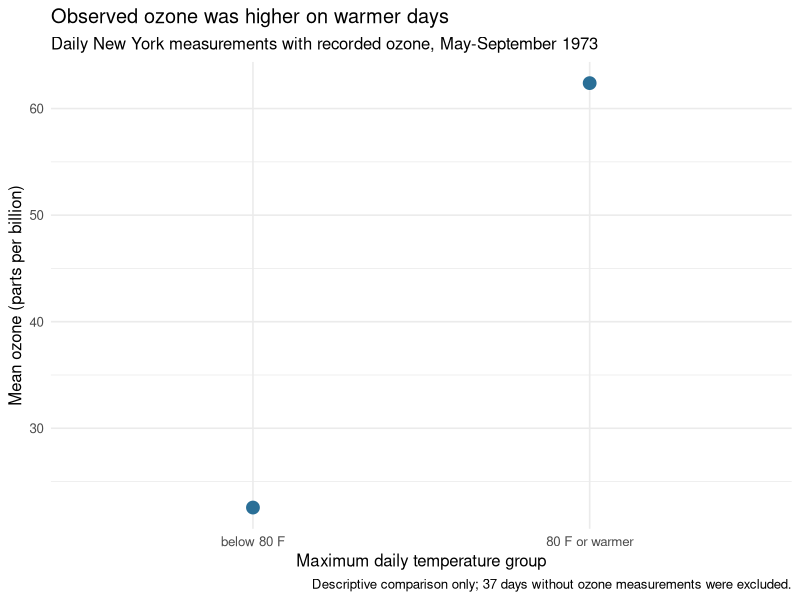

R code for this plot:
# MATH 346 - possible worked solution
# Compare only after attempting the starter; other correct implementations are possible.

# MATH 346 - Week 7
# Data transformation as question-answering with dplyr

library(dplyr)
library(ggplot2)

# Daily New York air-quality measurements, May-September 1973.
air <- airquality |>
  as_tibble() |>
  rename(
    ozone_ppb = Ozone,
    solar_radiation_langleys = Solar.R,
    wind_mph = Wind,
    temp_f = Temp,
    month = Month,
    day = Day
  )

missing_audit <- air |>
  summarize(
    rows = n(),
    missing_ozone = sum(is.na(ozone_ppb)),
    missing_temperature = sum(is.na(temp_f))
  )

print(missing_audit)

# Question: How does observed ozone differ between cooler and warmer days?
# Only rows with both variables observed can answer this question.
analysis_days <- air |>
  filter(!is.na(ozone_ppb), !is.na(temp_f)) |>
  mutate(
    temp_c = (temp_f - 32) * 5 / 9,
    temperature_band = if_else(
      temp_f >= 80,
      "80 F or warmer",
      "below 80 F"
    ),
    temperature_band = factor(
      temperature_band,
      levels = c("below 80 F", "80 F or warmer")
    )
  ) |>
  select(
    month, day, ozone_ppb, temp_f, temp_c, wind_mph, temperature_band
  )

temperature_summary <- analysis_days |>
  group_by(temperature_band) |>
  summarize(
    n_days = n(),
    mean_ozone_ppb = mean(ozone_ppb),
    median_ozone_ppb = median(ozone_ppb),
    .groups = "drop"
  )

monthly_summary <- analysis_days |>
  group_by(month) |>
  summarize(
    n_days = n(),
    mean_ozone_ppb = mean(ozone_ppb),
    .groups = "drop"
  ) |>
  arrange(month)

print(temperature_summary)
print(monthly_summary)

stopifnot(
  nrow(air) == 153,
  missing_audit$missing_ozone == 37,
  missing_audit$missing_temperature == 0,
  nrow(analysis_days) == 116,
  sum(temperature_summary$n_days) == nrow(analysis_days),
  sum(monthly_summary$n_days) == nrow(analysis_days),
  nrow(temperature_summary) == 2,
  nrow(monthly_summary) == 5,
  !anyNA(temperature_summary),
  all(abs(analysis_days$temp_c - (analysis_days$temp_f - 32) * 5 / 9) < 1e-12)
)

summary_plot <- ggplot(
  temperature_summary,
  aes(x = temperature_band, y = mean_ozone_ppb)
) +
  geom_point(size = 4, color = "#2A6F97") +
  labs(
    title = "Observed ozone was higher on warmer days",
    subtitle = "Daily New York measurements with recorded ozone, May-September 1973",
    x = "Maximum daily temperature group",
    y = "Mean ozone (parts per billion)",
    caption = "Descriptive comparison only; 37 days without ozone measurements were excluded."
  ) +
  theme_minimal(base_size = 12)

plot_data <- ggplot_build(summary_plot)$data[[1]]
stopifnot(nrow(plot_data) == nrow(temperature_summary))

print(summary_plot)
cat("Rows retained for the question:", nrow(analysis_days), "of", nrow(air), "\n")
cat("All Week 7 transformation checks passed.\n")
